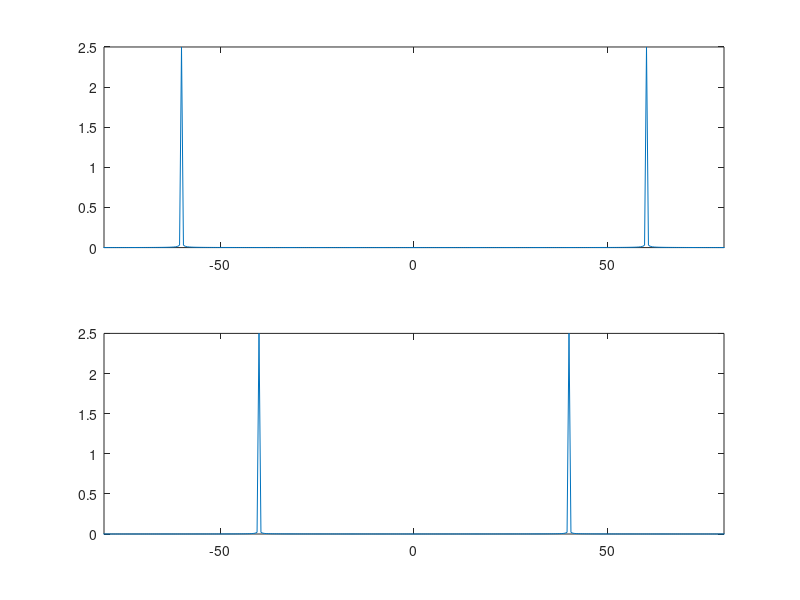
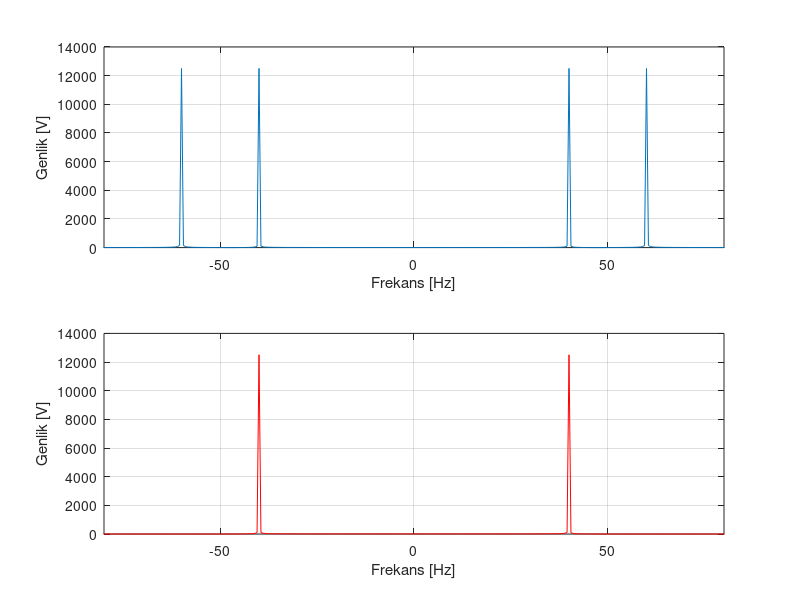

Write MATLAB code to recreate these figures, in order.
%% soru 3 a
close all,clear all,clc
Fs = 5000; Ts = 1/Fs;
Fc = 50; Fm = 10;
Am = 1; Ac=5; t = -1:Ts:1;
m = Am*cos(2*pi*Fm*t); %Message signal
c = Ac*cos(2*pi*Fc*t); %Carrier signal
mhat = Am*sin(2*pi*Fm*t); %Hilbert transform of the message signal
%mhat = message isaretinin fazinin pi/2 kaydirilmis hali
usb = c.*m - mhat.*(Ac*sin(2*pi*Fc*t)); %USB
lsb = c.*m + mhat.*(Ac*sin(2*pi*Fc*t)) ; %LSB
%USB ve LSB isaretlerinin frekans analizi

 magusb=fftshift(abs(fft(usb)));
 magusb=1/numel(magusb)*magusb;
 Fusb=linspace(-2500,2500,numel(magusb));
 
 maglsb=fftshift(abs(fft(lsb)));
 maglsb=1/numel(maglsb)*maglsb;
 Flsb=linspace(-2500,2500,numel(maglsb));
 
 subplot(2,1,1);
 plot(Fusb,magusb);
 xlim([-80 80]);
 
 subplot(2,1,2);
 plot(Flsb,maglsb);
 xlim([-80 80]);
 
 %% 3_B
 m = m.*c
 mag_m=fftshift(abs(fft(m)));
 mag_m=1/numel(mag_m)*mag_m;
 F_message=linspace(-2500,2500,numel(mag_m));
 H = zeros(numel(F_message),1);

 for i = 1:numel(F_message)
     if abs(F_message(i))<Fc;
         H(i)=1;
     end
 end

M =abs(fft(m));
Hs= fftshift(H);
y = ifft(Hs'.*fft(m));
yr = real(y);
Yr = fftshift(abs(fft(yr)));
M = fftshift(abs(fft(m)));
F = linspace(-Fs/2 , Fs/2 , numel(M));
figure,
subplot(211),plot(F,M),grid on,xlim([-80 , 80])
xlabel('Frekans [Hz]'), ylabel('Genlik [V]')
subplot(212),plot(F,Yr,'r'),grid on,xlim([-80 , 80])
xlabel('Frekans [Hz]'), ylabel('Genlik [V]')
 
 
 
 
